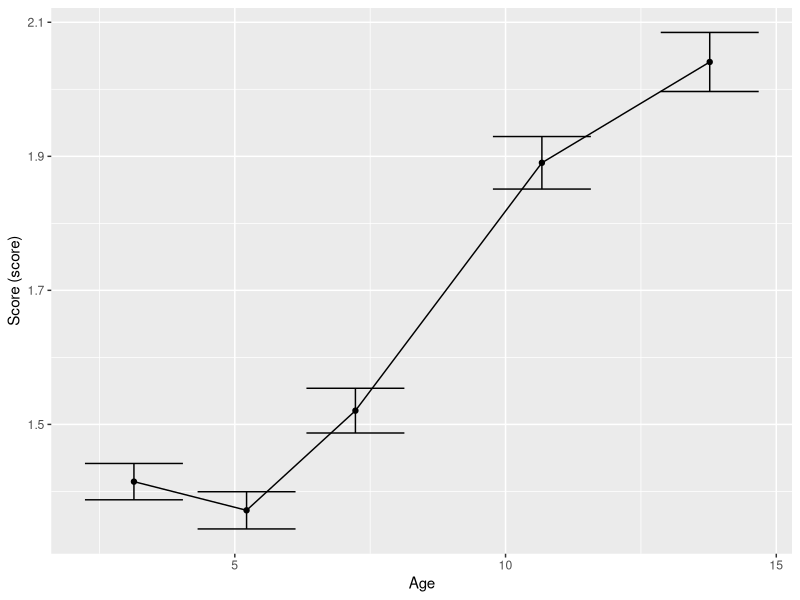
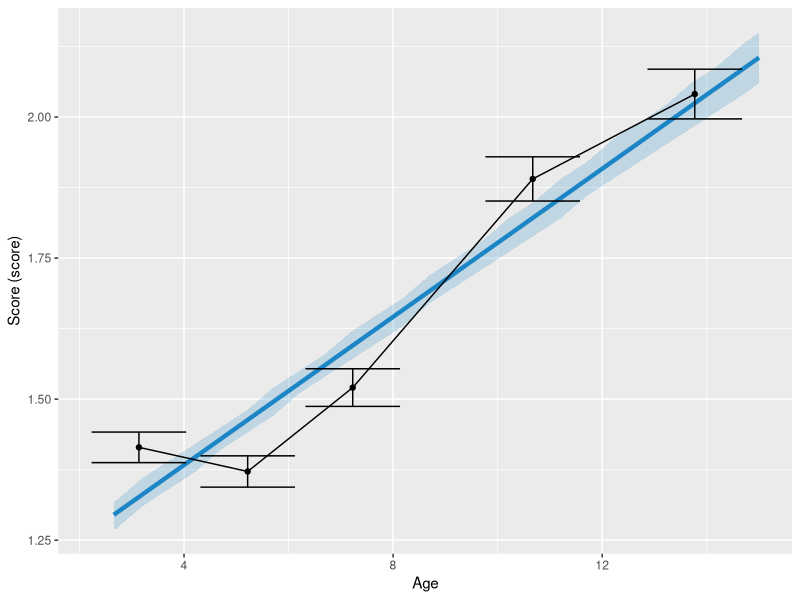
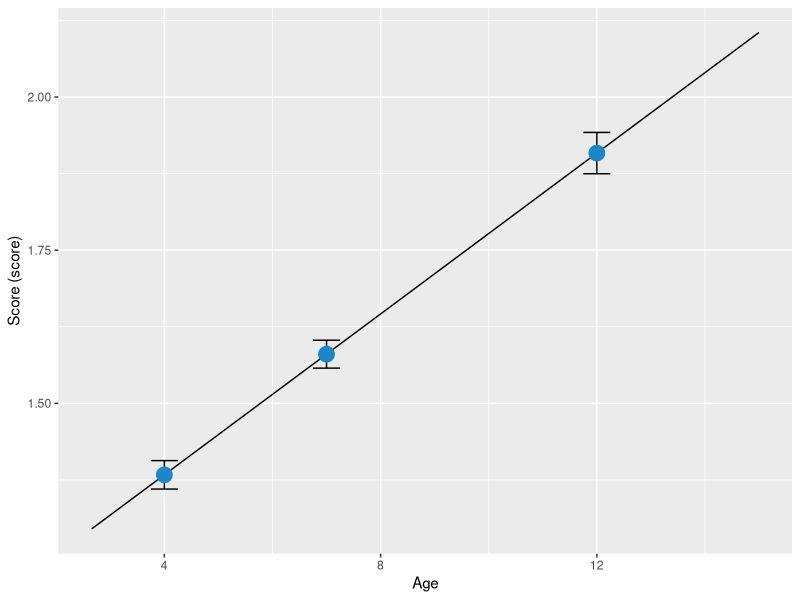
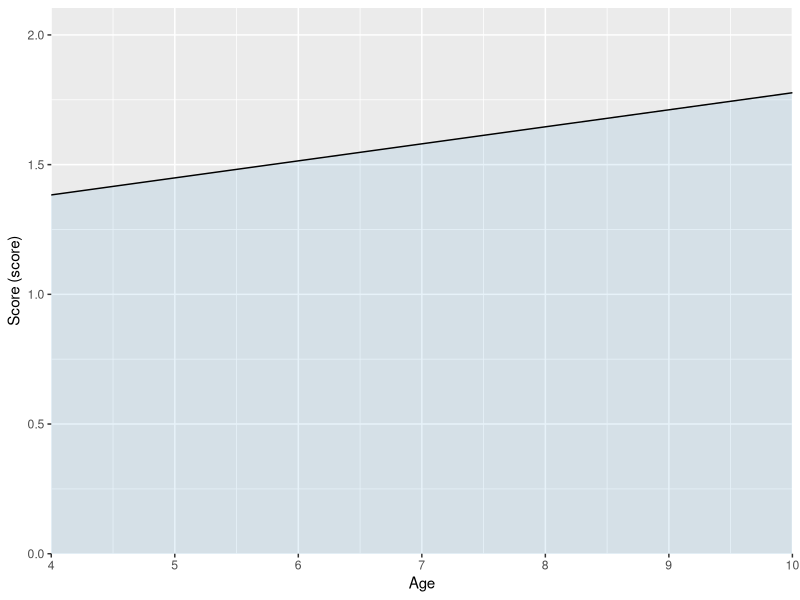
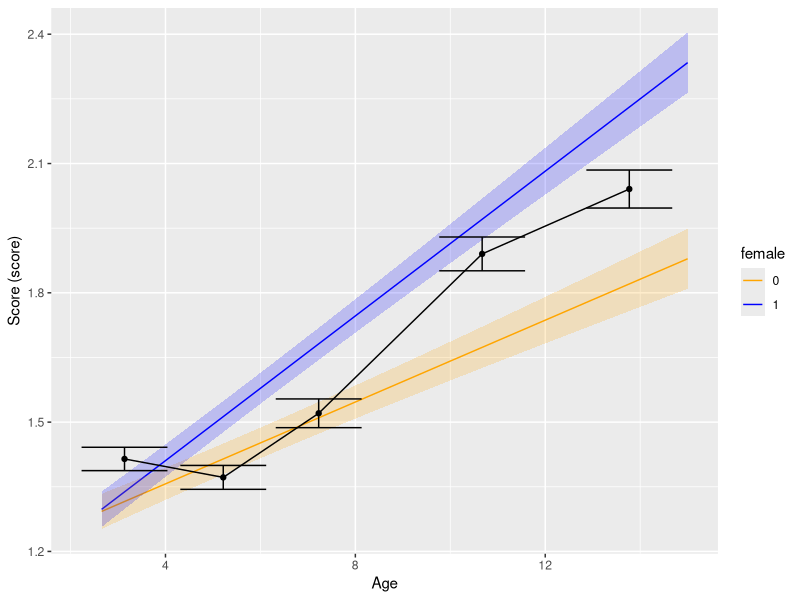
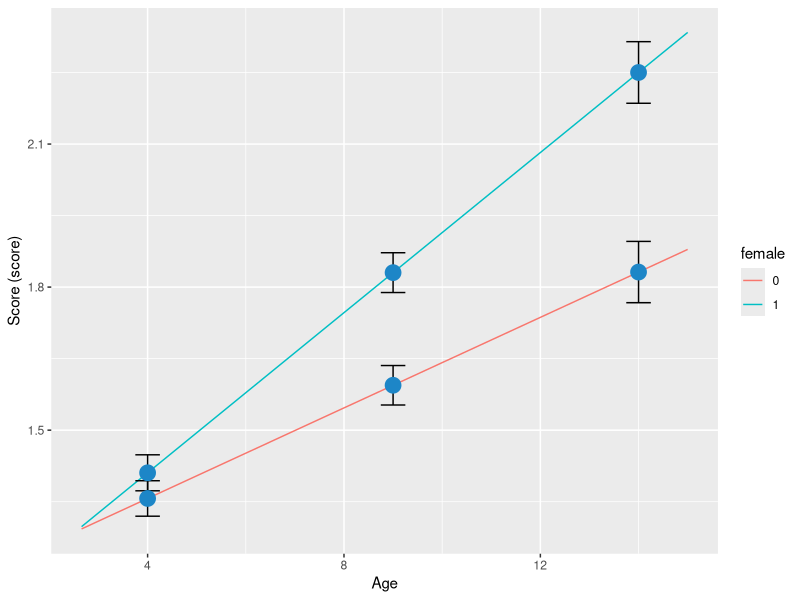
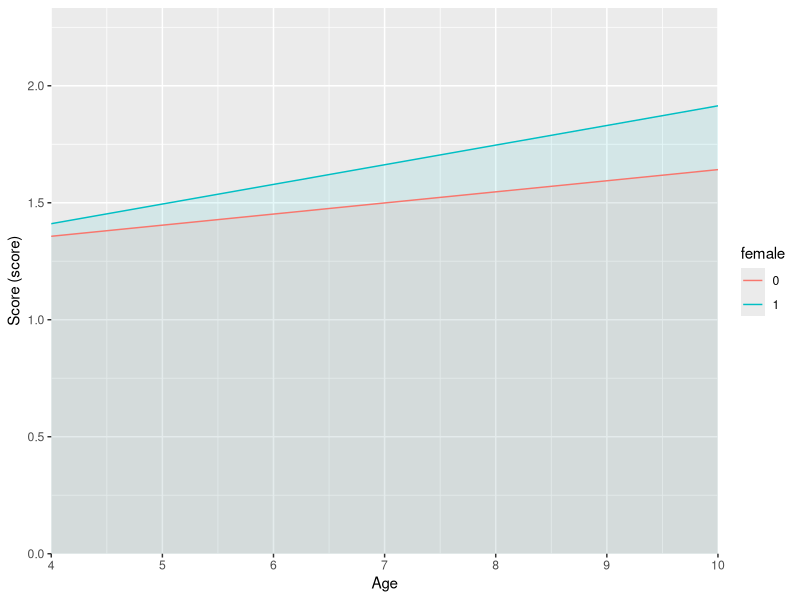

R code for these plots, in order:
## ---- chunk 1
knitr::opts_chunk$set(echo = TRUE)
library(dplyr)
library(tidyr)
library(lme4)
library(ggplot2)
library(broom.mixed)
library(tibble)
library(stringr)
library(car)
library(multcomp)
## ---- chunk 2
# Load in wide format dataframe
dataWide <- read.csv("../data/emot_reg_emot_simulated.csv")

# Gather sdq_t columns into long format (this is a questionnaire score at each time point)
dataScore <- dataWide %>%
                gather(score_cat_test_col, score, all_of(c("sdq_t1", "sdq_t2", "sdq_t3", "sdq_t4", "sdq_t5"))) 

# Gather age_t columns into long format (this is age at each time point)
dataLong <- dataWide %>%
              gather(time_point, age, all_of(c("age_t1", "age_t2", "age_t3", "age_t4", "age_t5")))

# Merge them into one dataframe
dataLong[,"score"] <- dataScore[,"score"]

# Have a look at the dataframe
head(dataLong)

## ---- chunk 3
# This is similar to the drop down selections on the Data Exploration page.
ID <- "subject"
traj <- "score"
age <- "age"
modelType <- "Linear"
timePoint <- "time_point"
## ---- chunk 4
# Mean center age (this helps the model fit)
dataLong <- dataLong %>%
          mutate(age_original = as.numeric(!!sym(age)) ) %>%
          mutate(!!sym(age) := as.numeric(!!sym(age)) - mean( as.numeric(!!sym(age)), na.rm = T ))
## ---- chunk 5
# Table:
dataLong %>%
          group_by(across( !!timePoint )) %>%
          summarise(N = sum(!is.na( !!sym(traj) )),
                    mean = mean(!!sym(traj), na.rm = T),
                    SD = sd(!!sym(traj), na.rm = T),
                    median = median(!!sym(traj), na.rm = T),
                    IQR = IQR(!!sym(traj), na.rm = T)
          )

# Plot
df.plot <- dataLong %>%
          group_by(across( !!timePoint )) %>%
          summarise(Age = mean(age_original, na.rm = T),
                    Phenotype = mean(!!sym(traj), na.rm = T),
                    SD = sd(!!sym(traj), na.rm = T),
                    n = sum(!is.na( !!sym(traj) ))) %>%
          mutate(upper = Phenotype + ( qnorm(0.975)*SD/sqrt(n) ),
                 lower = Phenotype - ( qnorm(0.975)*SD/sqrt(n) ))

ggplot(df.plot,aes(x=Age, y=Phenotype)) +
  geom_point()+
  geom_line() +
  geom_errorbar(aes(ymin = lower, ymax = upper))+
  ylab(paste0("Score (", traj, ")")) +
  xlab("Age")
## ---- chunk 6
# Run the model using lmer
fit <- lmer(formula = "score ~ age + (1 + age | subject)",
                          REML=F ,
                          data = dataLong,
                          control=lmerControl(optimizer="bobyqa",
                                              optCtrl=list(maxfun=2e5)))
# Summary of the model:
summary(fit)
## ---- chunk 7
paste0("The number of observations (measurements) is ",
               format(summary(fit)$devcomp$dims[[1]], big.mark=",", scientific=FALSE),
               " and the number of groups (people) is ",
               format(summary(fit)$ngrps[[1]], big.mark=",", scientific=FALSE) ,
               ".")
## ---- chunk 8
cbind(
  tidy(fit, "fixed"),
  confint(fit, "beta_", method = "Wald")) %>%
  mutate(p.z = 2 * (1 - pnorm(abs(statistic)))) %>%
  mutate(p.z = ifelse(p.z <= 0, "p < 0.001", round(p.z, 3)))
## ---- chunk 9
randomDF <- as.data.frame(VarCorr(fit),
              order = "lower.tri") %>%
              mutate(across(where(is.numeric), round, 3))
colnames(randomDF) <- c("Level", "Variable1", "Variable2", "Variance/Covariance", "SD Variance/Covariance")
randomDF
## ---- chunk 10
# This is the model fit, you can compare this to similar models.
deviance(fit)
## ---- chunk 11
# Add the "prediction"/model col to dataframe (adjustedScore)
# The alternative is to use the "predict" function, but this didn't work when users wanted to add categorical covariates.
# We had to calculate it manually instead. Below is just an example of how you do this for a linear model with no covariates.

# Pull out the mean centered age column
ageVec <- dataLong %>% pull(!!age)

# Get the coefficients from the model
coef <- summary(fit)$coefficients

# Calculate the model mean/prediciton. This is age multiplied by the slope plus the intercept.
adjustedScore <- ageVec * coef[2,1] + coef[1,1]

# Add this as a new column to the dataframe
modelDataEdit <- dataLong %>%
                  mutate(pred = adjustedScore)

# Add 95% CIs for these estimates using glht
ageOrig <- dataLong %>% pull(age_original)
ageOrig <- ageOrig[!is.na(ageOrig)]

# Get a vector of the ages we want to calculate 95% CIs for (instead of doing all the ages in the column)
ageCalcs <- c(min(ageOrig), seq(round(min(ageOrig), 1), round(max(ageOrig), 1), 0.5), max(ageOrig) )

# Go through each age and calculate the 95% CI
score_glht <- lapply(ageCalcs, function(x){

    # Get the row names of the coefficients to put in the glht function (this is Intercept and age)
    rowNames <- rownames(summary(fit)$coefficients)
    
    # Round age to 3 decimal places
    ageInput <- round(x - mean(ageOrig), 3)

    # Use glht to get 95% CIs
    # Essentially we are doing the intercept + slope * age == 0 as it is a linear model
    res <- multcomp::glht(fit, linfct = c( paste0(rowNames[1], " + ", rowNames[2], "*", ageInput, " == 0")) )

    # Tidy up the dataframe
    res <- tidy(confint(res))
    rowname <- paste0("Score (", traj, ")")
    res <-  res %>%
              mutate(contrast = paste0(rowname, " (95% CIs)")) %>%
              column_to_rownames(var = "contrast") %>%
              mutate(across(where(is.numeric), round, 2))
          
    return(res)
})

# Put everything into one dataframe
estimate <- do.call(rbind, score_glht) %>%
                      mutate(age = ageCalcs)

# Plot the mean trajectory and it's 95% CIs and the underlying descriptive data:
ggplot() +
          geom_line(data = modelDataEdit, aes(x= age_original ,  y = pred), color = "#1D86C7", linewidth = 1.5, na.rm=T) +
          geom_ribbon(data = estimate, aes(x= age , ymin = conf.low, ymax = conf.high), fill = "#1D86C7", alpha = 0.2, na.rm = T) +
          geom_point(data = df.plot,aes(x=Age, y=Phenotype))+
          geom_line(data = df.plot,aes(x=Age, y=Phenotype)) +
          geom_errorbar(data = df.plot, aes(x=Age, y=Phenotype, ymin = lower, ymax = upper)) +
          ylab(paste0("Score (", traj, ")")) +
          xlab("Age")
## ---- chunk 12
# Choose some ages to calculate (these are equivalent to the checkboxes on the app)
ageInput <- c(4, 7, 12)

# Go through each age and let's calculate the score at that age using glht (similar to getting 95% CIs as above)
score <- lapply(as.numeric(ageInput), function(x){

          # Get the row names that correspond to the coefficients, ie. Intercept, Age (slope)
          rowNames <- rownames(summary(fit)$coefficients)

          # Round age and mean center it so it's on the correct scale
          ageInputRound <- round(x - mean(ageOrig), 3)
        
          # Essentially we are doing the intercept + slope * age == 0 as it is a linear model
          res <- multcomp::glht(fit, linfct = c( paste0(rowNames[1], " + ", rowNames[2], "*", ageInputRound, " == 0")) )

          # Tidy up the data frame by reformatting it and labelling it sensibly
          res <- tidy(confint(res))

          rowname <- paste0("Score (", traj, ")")

          res <-  res %>%
            mutate(contrast = paste0(rowname, " (95% CIs)")) %>%
            column_to_rownames(var = "contrast")
})

# Tidy it up into one dataframe
estimate <- lapply(score, function(df) {
   df %>%
     dplyr::select(estimate)
 })  %>% do.call(cbind, .)

colnames(estimate) <- ageInput
estimate <- estimate %>%
          gather(age, score, 1:ncol(estimate)) %>%
          mutate(age = as.numeric(age))

# Put the CIs into separate dataframes ready for plotting
conf.low <- lapply(score, function(df) {df %>% dplyr::select(conf.low)}) %>% do.call(cbind, .)
colnames(conf.low) <- ageInput
conf.low  <- conf.low %>%
          gather(age, conf.low, 1:ncol(conf.low)) %>%
          mutate(age = as.numeric(age))

conf.high <- lapply(score, function(df) {df %>% dplyr::select(conf.high)}) %>% do.call(cbind, .)
colnames(conf.high) <- ageInput
conf.high  <- conf.high %>%
          gather(age, conf.high, 1:ncol(conf.high)) %>%
          mutate(age = as.numeric(age))%>%
          dplyr::select(-age)

conf <- cbind(conf.low, conf.high, "age")

ggplot() +
  geom_line(data = modelDataEdit, aes(x= age_original ,  y = pred  ) , na.rm=T) +
  theme(legend.text = element_text(color = "black")) +
  geom_errorbar(data = conf, aes(x = age, ymin = conf.low, ymax = conf.high), width = 0.5) +
  geom_point(data = estimate, aes(x = age, y = score), col = "#1D86C7", size = 5) +
  ylab(paste0("Score (", traj, ")")) +
  xlab("Age")

# Tidy up the estimate and 95% CIs to display nicely to the user
estimateCI <- lapply(score, function(df) {
  df %>%
    mutate(estimateCI = paste0(round(estimate,3) , " (", round(conf.low,3) , " - ", round(conf.high,3) , ")")) %>%
    dplyr::select(estimateCI)
})  %>% do.call(cbind, .)
colnames(estimateCI) <- ageInput
estimateCI        
## ---- chunk 13
# Choose 2 ages to calculate AUC for (this is the slider on the app)
AUCages <- c(4,10)

# Calculate the AUC for the ages the user has chosen
coef <- summary(fit)$coefficients

# Pull out the age column from the dataframe
ageOrig <- modelDataEdit %>%
              pull(age_original)
ageOrig <- ageOrig[!is.na(ageOrig)]

# Minus mean age so the age is on the same scale as that used in the model
age1 <- AUCages[1] - mean(ageOrig)
age2 <- AUCages[2] - mean(ageOrig)

# Remove any characters that means the deltaMethod function wont work
rowNames <- rownames(coef) %>%
              str_remove_all("I|\\(|\\^|\\)")

# Use the delta method to calculate AUC 
# AUC is calculate by doing age2 (the larger age) * intercept + slope * age2^2/2 minus age1 (the younger age) * intercept + slope * age2^2/2. This is for a linear model.
AUC <- car::deltaMethod(fit, c( paste0("(((", age2, ")*(", rowNames[1], ")) + ((", rowNames[2], ")*(", age2, ")^2/2)) - (((", age1,")*(", rowNames[1], ")) + ((", rowNames[2], ")*(", age1, ")^2/2))") ) , parameterNames = rowNames)

# Format the results
AUC <- paste0( round(AUC$Estimate, 2), " (", round(AUC$`2.5 %`,2), " - ", round(AUC$`97.5 %`,2), ")")

# Plot the results
ggplot() +
          geom_ribbon(data = modelDataEdit,
                      aes(x = age_original, ymax = pred, ymin = 0),
                      alpha = 0.1, show.legend = FALSE, fill = "#1D86C7") +
          geom_line(data = modelDataEdit, aes(x= age_original ,  y = pred ) , na.rm=T)+
          coord_cartesian(xlim = c(AUCages[1], AUCages[2])) +
          scale_colour_discrete(na.translate = F) +
          theme(legend.text = element_text(color = "black")) +
          ylab(paste0("Score (", traj, ")")) +
          xlab("Age") +
          scale_x_continuous(breaks = seq(round(min(modelDataEdit$age_original, na.rm =T)), round(max(modelDataEdit$age_original, na.rm =T)), by = 1),
                             expand = c(0, 0)) +
          scale_y_continuous(expand = c(0, 0))

# Format the results to display to the user
df <- t(data.frame(paste0(AUCages[1], " - ", AUCages[2]),
                     AUC))

rowname <- paste0("AUC (", traj, ") (95% CIs)")
rownames(df) <- c("Age Range", rowname)
df
## ---- chunk 14
# Demo shown for categorical variable
# Split the trajectory by the sex variable
condition <- "female"

# Get the index for the column we want to split the trajectory on
colSplit <- which(colnames(dataLong) %in% condition)

# Make sure this column is a factor and replace some characters that may cause a problem with an underscore
modelData <- dataLong %>%
            filter(!is.na(!!sym(condition))) %>%
            mutate(!!condition := factor( str_replace_all(.[[colSplit]], " |-|/", "_") ) ) 
  

## ---- chunk 15
# Run the model using lmer
fit <- lmer(formula = "score ~ age + female + age*female + (1 + age | subject)",
                          REML=F ,
                          data = modelData,
                          control=lmerControl(optimizer="bobyqa",
                                              optCtrl=list(maxfun=2e5)))
# Summary of the model:
summary(fit)

# Fixed effects
cbind(
            tidy(fit, "fixed"),
            confint(fit, "beta_", method = "Wald")) %>%
            mutate(p.z = 2 * (1 - pnorm(abs(statistic)))) %>%
            mutate(p.z = ifelse(p.z < 0.001, "p < 0.001", round(p.z, 3) ))

# Random effects
randomDF <- as.data.frame(VarCorr(fit),
                        order = "lower.tri") %>%
            mutate(across(where(is.numeric), round, 3))
          colnames(randomDF) <- c("Level", "Variable1", "Variable2", "Variance/Covariance", "SD Variance/Covariance")
          randomDF

## ---- chunk 16
# add the "predicted" column to this dataset (it's not really a prediction because its the same dataset, it just shows the model)

# Pull out the age column
ageVec <- modelData %>% pull(!!age)

# Get the coefficients of the model
coef <- summary(fit)$coefficients

# Get the predicted column (note we did this manually in case covariates were added). If covariates were added then essentially this predicted "zero" variable is when the covariates are set to zero.

zero <- ageVec * coef[2,1] + coef[1,1]

# Get the row index from the coefficients table that correspond to the condition we are splitting on
rowIndex <- which(str_detect(string = row.names(coef),
                             pattern = condition) &
                  str_detect(string = row.names(coef),
                             pattern = ":", negate = T))

# Same as above but for the interaction term
rowIndexInteract1 <- which(str_detect(string = row.names(coef),
                                              pattern = condition) &
                                     str_detect(string = row.names(coef),
                                                pattern = ":") &
                                     str_detect(string = row.names(coef),
                                                pattern = "\\^", negate = T))

# How many levels does out condition have, eg. 2 if options are only male or female in this example
 n <- length(unique(pull(modelData, !!sym(condition))))
 
 # Calculate the prediction for the other level, ie. when the covariate is not set to zero
 predCovs <- lapply(1:(n-1), function(i){

              coef[1,1] +
              (ageVec * coef[2,1]) +
              coef[rowIndex[i],1] +
              (ageVec * coef[rowIndexInteract1[i],1])
 })

# Name of level, in this case female is coded as 0 or 1
num <- str_subset(row.names(coef), condition) %>%
        sub(paste0(".*", condition), "", .) %>%
        unique()

# Name the list by the the level it corresponds to
names(predCovs) <- paste0(condition, "_", num)

# Add these as new columns to the dataset and make a pred column which gives the correct predicted value for the corresponding condition level, ie. the female predicted value if the participant is female.
modelDataEdit <- cbind(modelData, do.call(cbind, predCovs)) %>%
            mutate(zero = zero) %>%
            mutate(!!condition := as.factor(.[[colSplit]]) ) %>%
            mutate(pred =  eval(parse(text =
                                        paste0(paste0("ifelse(", condition, " == '", num, "', ", condition, "_",num,",", collapse = " "), "zero",
                                               paste0(rep(")", length(num)), collapse = ""), collapse = "")
            )))
          
          

## ---- chunk 17
# use glht to calculate 95% CIs

# Pull out the age column      
ageOrig <- modelDataEdit %>% pull(age_original)
ageOrig <- ageOrig[!is.na(ageOrig)]

# Determine which ages we want to calculate 95% CI for
# Don't need to do it for every participant as age when age is fairly similar, instead do it as a sequence of 0.5 for every unit in age.
# This speeds up the calculation time
ageCalcs <-  c(min(ageOrig), seq(round(min(ageOrig), 1), round(max(ageOrig), 1), 0.5), max(ageOrig) )

# Go through each age and calculate 95% CI
CI_glht  <- lapply(ageCalcs, function(x){

          # Get number of levels in condition
          n <- length(unique(pull(modelDataEdit, !!sym(condition))))

          # Get corresponding rows for condition in coefficients table
          rowIndex <- which(str_detect(string = row.names(summary(fit)$coefficients),
                                       pattern = condition) &
                              str_detect(string = row.names(summary(fit)$coefficients),
                                         pattern = ":", negate = T))

          rowNames <- rownames(summary(fit)$coefficients)

          ageInput <- round(x - mean(ageOrig), 3)

          equations <- sapply(1:(n-1), function(i){
                paste0(rowNames[1], " + \`", rowNames[2], "\`*", ageInput, " + \`", rowNames[rowIndex[i]] , "\` + \`", rowNames[2], ":", rowNames[rowIndex[i]],"\`*",ageInput , " == 0")
              })
          res <- multcomp::glht(fit, linfct = c( paste0(rowNames[1], " + \`", rowNames[2], "\`*", ageInput, " == 0"), equations) )
          
          # Tidy results dataframe and rename rows/columns
          res <- tidy(confint(res))

          rowname <- paste0("Score (", traj, ")")
          
          levelNames <- as.character(levels(as.factor(pull(modelDataEdit, !!sym(condition)))))

            res <-  res %>%
              mutate(condition = levelNames)
          
            })

ageOrig <- modelDataEdit %>% pull(age_original)
ageOrig <- ageOrig[!is.na(ageOrig)]
ageCalcs <-  c(min(ageOrig), seq(round(min(ageOrig), 1), round(max(ageOrig), 1), 0.5), max(ageOrig) )
levelNames <- as.character(levels(as.factor(pull(modelDataEdit, !!sym(condition)))))

estimate <- do.call(rbind, CI_glht) %>%
          mutate(age = rep(ageCalcs, each = length(levelNames)) ) 

## ---- chunk 18
ggplot() +
              geom_line(data = modelDataEdit, aes(x= age_original ,  y = pred, color = !!sym(condition) ) , na.rm=T) +
              geom_ribbon(data = estimate ,
                          aes(x= age , ymin = conf.low, ymax = conf.high, fill = condition), alpha = 0.2, na.rm = T, show.legend = FALSE) +
              scale_color_manual(values = c("orange", "blue")) +
              scale_fill_manual(values = c("orange", "blue")) +
              geom_point(data = df.plot,aes(x=Age, y=Phenotype))+
              geom_line(data = df.plot,aes(x=Age, y=Phenotype)) +
              geom_errorbar(data = df.plot, aes(x=Age, y=Phenotype, ymin = lower, ymax = upper)) +
              theme(legend.text = element_text(color = "black"))+
              ylab(paste0("Score (", traj, ")")) +
              xlab("Age")
## ---- chunk 19
# Select ages to calculate scores for (same as the checkboxes on the app)
ageInputScore <- c(4, 9, 14)

# use glht to calculate scores at ages

ageOrig <- modelDataEdit %>% pull(age_original)
ageOrig <- ageOrig[!is.na(ageOrig)]

score_glht <- lapply(as.numeric(ageInputScore), function(x){


          n <- length(unique(pull(modelDataEdit, !!sym(condition))))


          rowIndex <- which(str_detect(string = row.names(summary(fit)$coefficients),
                                       pattern = condition) &
                              str_detect(string = row.names(summary(fit)$coefficients),
                                         pattern = ":", negate = T))

          rowNames <- rownames(summary(fit)$coefficients)

          ageInput <- round(x - mean(ageOrig), 3)

          equations <- sapply(1:(n-1), function(i){
                paste0(rowNames[1], " + ", rowNames[2], "*", ageInput, " + ", rowNames[rowIndex[i]] , " + ", rowNames[2], ":", rowNames[rowIndex[i]],"*",ageInput , " == 0")
              })
            res <- multcomp::glht(fit, linfct = c( paste0(rowNames[1], " + ", rowNames[2], "*", ageInput, " == 0"), equations) )
 
          # Tidy results dataframe and rename rows/columns
          res <- tidy(confint(res))

          rowname <- paste0("Score (", traj, ")")

          levelNames <- as.character(levels(as.factor(pull(modelDataEdit, !!sym(condition)))))

          res <-  res %>%
            mutate(contrast = paste0(rowname, " [", condition, ", level = ", levelNames, " ] (95% CIs)")) %>%
            column_to_rownames(var = "contrast")
})

# Plot the scores at the given age        
estimate <- lapply(score_glht, function(df) {
            df %>%
              dplyr::select(estimate)
          })  %>% do.call(cbind, .)

colnames(estimate) <- ageInputScore

estimate <- estimate %>%
              gather(age, score, 1:ncol(estimate)) %>%
              mutate(age = as.numeric(age))

conf.low <- lapply(score_glht, function(df) {df %>% dplyr::select(conf.low)}) %>% do.call(cbind, .)
colnames(conf.low) <- ageInputScore
conf.low  <- conf.low %>%
              gather(age, conf.low, 1:ncol(conf.low)) %>%
              mutate(age = as.numeric(age))

conf.high <- lapply(score_glht, function(df) {df %>% dplyr::select(conf.high)}) %>% do.call(cbind, .)
colnames(conf.high) <- ageInputScore
conf.high  <- conf.high %>%
              gather(age, conf.high, 1:ncol(conf.high)) %>%
              mutate(age = as.numeric(age))%>%
              dplyr::select(-age)

conf <- cbind(conf.low, conf.high, "age")

# Plot
ggplot() +
   geom_line(data = modelDataEdit, aes(x= age_original ,  y = pred, color = !!sym(condition) ) , na.rm=T) +
   theme(legend.text = element_text(color = "black")) +
   geom_errorbar(data = conf, aes(x = age, ymin = conf.low, ymax = conf.high), width = 0.5) +
   geom_point(data = estimate, aes(x = age, y = score), col = "#1D86C7", size = 5) +
   ylab(paste0("Score (", traj, ")")) +
   xlab("Age")


# Table
estimateCI <- lapply(score_glht, function(df) {
            df %>%
              mutate(estimateCI = paste0(round(estimate,3) , " (", round(conf.low,3) , " - ", round(conf.high,3) , ")")) %>%
              dplyr::select(estimateCI)
          })  %>% do.call(cbind, .)
colnames(estimateCI) <- ageInputScore
estimateCI


# Difference in scores at ages (with 95% CIs)
levelsScores <- c(0,1)
differenceScores <- lapply(as.numeric(ageInputScore), function(x){
            ageInput <- round(x - mean(ageOrig), 3)

            coef <- summary(fit)$coefficients

            rowIndex <- which(str_detect(string = row.names(coef),
                                         pattern = condition) &
                                str_detect(string = row.names(coef),
                                           pattern = ":", negate = T))

            rowNames <- rownames(coef) %>%
              str_remove_all("I|\\(|\\^|\\)|\\:")

            levelNames <- paste0(condition,levelsScores) %>%
              str_remove_all("I|\\(|\\^|\\)|\\:")

            levelNames1 <- rowNames[str_detect(rowNames, paste0(levelNames, collapse = "|"))]

            res <- deltaMethod(fit, c(paste0(
                  "(", rowNames[1], " + ", rowNames[2], "*", ageInput, " + ", levelNames1[1], " + ", levelNames1[2], "*", ageInput, ") - (",rowNames[1], " + ", rowNames[2], "*", ageInput, ")"
                )), parameterNames = rowNames )

            dif <- paste0( round(res$Estimate, 3), " (", round(res$`2.5 %`,3), " - ", round(res$`97.5 %`,3), ")")
            res <- data.frame(age = dif)
return(res)
})   

difTab <- do.call(cbind, differenceScores)
colnames(difTab) <- ageInputScore
rownames(difTab) <- paste0("Difference between ",levelsScores[1]," and ", levelsScores[2]," (95% CI)")
difTab
                
## ---- chunk 20
# Select ages to calculate AUC for (same as the slider bar on the app)
AUCages <- c(4,10)

coef <- summary(fit)$coefficients

ageOrig <- modelDataEdit %>%
          pull(age_original)
ageOrig <- ageOrig[!is.na(ageOrig)]
age1 <- AUCages[1] - mean(ageOrig)
age2 <- AUCages[2] - mean(ageOrig)

rowNames <- rownames(coef) %>%
          str_remove_all("I|\\(|\\^|\\)|\\:")

AUC <- deltaMethod(fit, c( paste0("(((", age2, ")*(", rowNames[1], ")) + ((", rowNames[2], ")*(", age2, ")^2/2)) - (((", age1,")*(", rowNames[1], ")) + ((", rowNames[2], ")*(", age1, ")^2/2))") ) , parameterNames = rowNames)

AUC <- paste0( round(AUC$Estimate, 2), " (", round(AUC$`2.5 %`,2), " - ", round(AUC$`97.5 %`,2), ")")
        
rowIndex <- which(str_detect(string = row.names(summary(fit)$coefficients),
                                   pattern = condition) &
                          str_detect(string = row.names(summary(fit)$coefficients),
                                     pattern = ":", negate = T))

rowIndexInteract1 <- which(str_detect(string = row.names(summary(fit)$coefficients),
                                            pattern = condition) &
                                   str_detect(string = row.names(summary(fit)$coefficients),
                                              pattern = ":") &
                                   str_detect(string = row.names(summary(fit)$coefficients),
                                              pattern = "\\^", negate = T))
      
n <- length(unique(pull(modelDataEdit, !!sym(condition))))

AUCCovs <- lapply(1:(n-1), function(i){
         
            AUC <- deltaMethod(fit,
                               c( paste0(
                                 "(((",age2,")*(",rowNames[1],")) + ((",rowNames[2],")*(",age2,")^2/2) + ((",rowNames[rowIndex[i]],")*(",age2,")) + ((",rowNames[rowIndexInteract1[i]],")*(",age2,")^2/2) ) -
                                   (((",age1,")*(",rowNames[1],")) + ((",rowNames[2],")*(",age1,")^2/2) + ((",rowNames[rowIndex[i]],")*(",age1,")) + ((",rowNames[rowIndexInteract1[i]],")*(",age1,")^2/2) )"
                               ) )
                               , parameterNames = rowNames )

            AUC <- paste0( round(AUC$Estimate, 2), " (", round(AUC$`2.5 %`,2), " - ", round(AUC$`97.5 %`,2), ")")
            AUC
        })
        
AUC_delta <- list(AUC = AUC, AUCCovs = AUCCovs)
       
# Plot
ggplot(data = modelDataEdit) +
            geom_ribbon(data = modelDataEdit,
                        aes(x = age_original, ymax = pred, ymin = 0, fill = !!sym(condition)),
                        alpha = 0.1, show.legend = FALSE) +
            coord_cartesian(xlim = c(AUCages[1], AUCages[2])) +
            geom_line(aes(x = age_original, y = pred, color = !!sym(condition)), na.rm = TRUE) +
            theme(legend.text = element_text(color = "black")) +
            ylab(paste0("Score (", traj, ")")) +
            xlab("Age") +
            scale_x_continuous(breaks = seq(round(min(modelDataEdit$age_original, na.rm =T)), round(max(modelDataEdit$age_original, na.rm =T)), by = 1),
                               expand = c(0, 0))+
            scale_y_continuous(expand = c(0, 0))


# Table
df <- t(
            cbind(
              data.frame(paste0(AUCages[1], " - ", AUCages[2]),
                         AUC_delta$AUC),
              do.call(cbind, AUC_delta$AUCCovs)
            )
)

rowname <- paste0("AUC (", traj, ")")
levelNames <- as.character(levels(as.factor(pull(modelDataEdit, condition))))
rownames(df) <- c("Age Range", paste0(rowname, " [", condition, ", level = ", levelNames, " ] (95% CIs)") )
df
## ---- chunk 21
# -------
# Difference in AUC
levelsAUC <- c(0,1)

levelNames <- paste0(condition,levelsAUC) %>%
          str_remove_all("I|\\(|\\^|\\)|\\:")

coef <- summary(fit)$coefficients

ageOrig <- modelDataEdit %>%
          pull(age_original)
ageOrig <- ageOrig[!is.na(ageOrig)]
age1 <- AUCages[1] - mean(ageOrig)
age2 <- AUCages[2] - mean(ageOrig)

rowNames <- rownames(coef) %>%
          str_remove_all("I|\\(|\\^|\\)|\\:")

levelNames1 <- rowNames[str_detect(rowNames, paste0(levelNames, collapse = "|"))]

res <- deltaMethod(fit, c( paste0(" (( ((",age2,")*(",rowNames[1],")) + ((",rowNames[2],")*(",age2,")^2/2)   + ( (",levelNames1[1],")*(",age2,") ) + ((",levelNames1[2],")*(",age2,")^2/2) ) - ( ((",age1,")*(",rowNames[1],")) + ((",rowNames[2],")*(",age1,")^2/2)   + ( (",levelNames1[1],")*(",age1,") ) + ((",levelNames1[2],")*(",age1,")^2/2) )) - (( ((",age2,")*(",rowNames[1],")) + ((",rowNames[2],")*(",age2,")^2/2) ) - ( ((",age1,")*(",rowNames[1],")) + ((",rowNames[2],")*(",age1,")^2/2)     )) ") ) ,parameterNames = rowNames)
    
dif <- paste0( round(res$Estimate, 2), " 95% CI: (", round(res$`2.5 %`,2), " - ", round(res$`97.5 %`,2), ")")
statement <- paste0("The difference between the two factor levels (for the age ranges ", AUCages[1], " - ", AUCages[2] ,") is ", dif ,".")
statement
